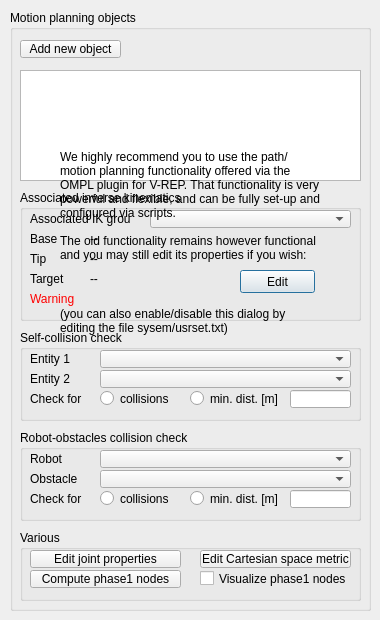
<?xml version="1.0" encoding="UTF-8"?>
<ui version="4.0">
 <class>CQDlgMotionPlanning</class>
 <widget class="QDialog" name="CQDlgMotionPlanning">
  <property name="geometry">
   <rect>
    <x>0</x>
    <y>0</y>
    <width>380</width>
    <height>620</height>
   </rect>
  </property>
  <property name="windowTitle">
   <string>Motion Planning</string>
  </property>
  <property name="locale">
   <locale language="English" country="UnitedStates"/>
  </property>
  <widget class="QGroupBox" name="qqMotionPlanningGroup">
   <property name="geometry">
    <rect>
     <x>10</x>
     <y>10</y>
     <width>361</width>
     <height>601</height>
    </rect>
   </property>
   <property name="title">
    <string>Motion planning objects</string>
   </property>
   <property name="flat">
    <bool>false</bool>
   </property>
   <widget class="QToolButton" name="qqAddNew">
    <property name="geometry">
     <rect>
      <x>10</x>
      <y>30</y>
      <width>101</width>
      <height>18</height>
     </rect>
    </property>
    <property name="focusPolicy">
     <enum>Qt::StrongFocus</enum>
    </property>
    <property name="text">
     <string>Add new object</string>
    </property>
   </widget>
   <widget class="QListWidget" name="qqList">
    <property name="geometry">
     <rect>
      <x>10</x>
      <y>60</y>
      <width>341</width>
      <height>111</height>
     </rect>
    </property>
   </widget>
   <widget class="QGroupBox" name="groupBox_3">
    <property name="geometry">
     <rect>
      <x>10</x>
      <y>320</y>
      <width>341</width>
      <height>91</height>
     </rect>
    </property>
    <property name="title">
     <string>Self-collision check</string>
    </property>
    <property name="flat">
     <bool>false</bool>
    </property>
    <widget class="QLineEdit" name="qqSelfDistDist">
     <property name="geometry">
      <rect>
       <x>270</x>
       <y>60</y>
       <width>61</width>
       <height>18</height>
      </rect>
     </property>
    </widget>
    <widget class="QLabel" name="label_4">
     <property name="geometry">
      <rect>
       <x>10</x>
       <y>20</y>
       <width>71</width>
       <height>18</height>
      </rect>
     </property>
     <property name="text">
      <string>Entity 1</string>
     </property>
    </widget>
    <widget class="QComboBox" name="qqEntity1Combo">
     <property name="geometry">
      <rect>
       <x>80</x>
       <y>20</y>
       <width>251</width>
       <height>18</height>
      </rect>
     </property>
    </widget>
    <widget class="QLabel" name="label_5">
     <property name="geometry">
      <rect>
       <x>10</x>
       <y>40</y>
       <width>71</width>
       <height>18</height>
      </rect>
     </property>
     <property name="text">
      <string>Entity 2</string>
     </property>
    </widget>
    <widget class="QComboBox" name="qqEntity2Combo">
     <property name="geometry">
      <rect>
       <x>80</x>
       <y>40</y>
       <width>251</width>
       <height>18</height>
      </rect>
     </property>
    </widget>
    <widget class="QRadioButton" name="qqSelfColl">
     <property name="geometry">
      <rect>
       <x>80</x>
       <y>60</y>
       <width>81</width>
       <height>17</height>
      </rect>
     </property>
     <property name="text">
      <string>collisions</string>
     </property>
     <property name="autoExclusive">
      <bool>false</bool>
     </property>
    </widget>
    <widget class="QLabel" name="label_6">
     <property name="geometry">
      <rect>
       <x>10</x>
       <y>60</y>
       <width>71</width>
       <height>18</height>
      </rect>
     </property>
     <property name="text">
      <string>Check for</string>
     </property>
    </widget>
    <widget class="QRadioButton" name="qqSelfDist">
     <property name="geometry">
      <rect>
       <x>170</x>
       <y>60</y>
       <width>101</width>
       <height>17</height>
      </rect>
     </property>
     <property name="text">
      <string>min. dist. [m]</string>
     </property>
     <property name="autoExclusive">
      <bool>false</bool>
     </property>
    </widget>
   </widget>
   <widget class="QGroupBox" name="groupBox_4">
    <property name="geometry">
     <rect>
      <x>10</x>
      <y>420</y>
      <width>341</width>
      <height>91</height>
     </rect>
    </property>
    <property name="title">
     <string>Robot-obstacles collision check</string>
    </property>
    <property name="flat">
     <bool>false</bool>
    </property>
    <widget class="QLineEdit" name="qqDistDist">
     <property name="geometry">
      <rect>
       <x>270</x>
       <y>60</y>
       <width>61</width>
       <height>18</height>
      </rect>
     </property>
    </widget>
    <widget class="QLabel" name="label_7">
     <property name="geometry">
      <rect>
       <x>10</x>
       <y>20</y>
       <width>71</width>
       <height>18</height>
      </rect>
     </property>
     <property name="text">
      <string>Robot</string>
     </property>
    </widget>
    <widget class="QComboBox" name="qqRobotCombo">
     <property name="geometry">
      <rect>
       <x>80</x>
       <y>20</y>
       <width>251</width>
       <height>18</height>
      </rect>
     </property>
    </widget>
    <widget class="QLabel" name="label_8">
     <property name="geometry">
      <rect>
       <x>10</x>
       <y>40</y>
       <width>71</width>
       <height>18</height>
      </rect>
     </property>
     <property name="text">
      <string>Obstacle</string>
     </property>
    </widget>
    <widget class="QComboBox" name="qqObstacleCombo">
     <property name="geometry">
      <rect>
       <x>80</x>
       <y>40</y>
       <width>251</width>
       <height>18</height>
      </rect>
     </property>
    </widget>
    <widget class="QRadioButton" name="qqColl">
     <property name="geometry">
      <rect>
       <x>80</x>
       <y>60</y>
       <width>81</width>
       <height>17</height>
      </rect>
     </property>
     <property name="text">
      <string>collisions</string>
     </property>
     <property name="autoExclusive">
      <bool>false</bool>
     </property>
    </widget>
    <widget class="QLabel" name="label_9">
     <property name="geometry">
      <rect>
       <x>10</x>
       <y>60</y>
       <width>71</width>
       <height>18</height>
      </rect>
     </property>
     <property name="text">
      <string>Check for</string>
     </property>
    </widget>
    <widget class="QRadioButton" name="qqDist">
     <property name="geometry">
      <rect>
       <x>170</x>
       <y>60</y>
       <width>101</width>
       <height>17</height>
      </rect>
     </property>
     <property name="text">
      <string>min. dist. [m]</string>
     </property>
     <property name="autoExclusive">
      <bool>false</bool>
     </property>
    </widget>
   </widget>
   <widget class="QGroupBox" name="groupBox_5">
    <property name="geometry">
     <rect>
      <x>10</x>
      <y>180</y>
      <width>341</width>
      <height>131</height>
     </rect>
    </property>
    <property name="title">
     <string>Associated inverse kinematics</string>
    </property>
    <property name="flat">
     <bool>false</bool>
    </property>
    <widget class="QLabel" name="label_10">
     <property name="geometry">
      <rect>
       <x>10</x>
       <y>20</y>
       <width>101</width>
       <height>18</height>
      </rect>
     </property>
     <property name="text">
      <string>Associated IK group</string>
     </property>
    </widget>
    <widget class="QComboBox" name="qqIkGroupCombo">
     <property name="geometry">
      <rect>
       <x>130</x>
       <y>20</y>
       <width>201</width>
       <height>18</height>
      </rect>
     </property>
    </widget>
    <widget class="QLabel" name="label_11">
     <property name="geometry">
      <rect>
       <x>10</x>
       <y>40</y>
       <width>51</width>
       <height>18</height>
      </rect>
     </property>
     <property name="text">
      <string>Base</string>
     </property>
    </widget>
    <widget class="QLabel" name="label_12">
     <property name="geometry">
      <rect>
       <x>10</x>
       <y>60</y>
       <width>51</width>
       <height>18</height>
      </rect>
     </property>
     <property name="text">
      <string>Tip</string>
     </property>
    </widget>
    <widget class="QLabel" name="label_13">
     <property name="geometry">
      <rect>
       <x>10</x>
       <y>80</y>
       <width>51</width>
       <height>18</height>
      </rect>
     </property>
     <property name="text">
      <string>Target</string>
     </property>
    </widget>
    <widget class="QLabel" name="qqBase">
     <property name="geometry">
      <rect>
       <x>70</x>
       <y>40</y>
       <width>261</width>
       <height>18</height>
      </rect>
     </property>
     <property name="text">
      <string>--</string>
     </property>
    </widget>
    <widget class="QLabel" name="qqTip">
     <property name="geometry">
      <rect>
       <x>70</x>
       <y>60</y>
       <width>261</width>
       <height>18</height>
      </rect>
     </property>
     <property name="text">
      <string>--</string>
     </property>
    </widget>
    <widget class="QLabel" name="qqTarget">
     <property name="geometry">
      <rect>
       <x>70</x>
       <y>80</y>
       <width>261</width>
       <height>18</height>
      </rect>
     </property>
     <property name="text">
      <string>--</string>
     </property>
    </widget>
    <widget class="QLabel" name="qqWarning">
     <property name="geometry">
      <rect>
       <x>10</x>
       <y>100</y>
       <width>321</width>
       <height>18</height>
      </rect>
     </property>
     <property name="palette">
      <palette>
       <active>
        <colorrole role="WindowText">
         <brush brushstyle="SolidPattern">
          <color alpha="255">
           <red>255</red>
           <green>0</green>
           <blue>0</blue>
          </color>
         </brush>
        </colorrole>
        <colorrole role="Button">
         <brush brushstyle="SolidPattern">
          <color alpha="255">
           <red>255</red>
           <green>0</green>
           <blue>0</blue>
          </color>
         </brush>
        </colorrole>
        <colorrole role="Light">
         <brush brushstyle="SolidPattern">
          <color alpha="255">
           <red>255</red>
           <green>127</green>
           <blue>127</blue>
          </color>
         </brush>
        </colorrole>
        <colorrole role="Midlight">
         <brush brushstyle="SolidPattern">
          <color alpha="255">
           <red>255</red>
           <green>63</green>
           <blue>63</blue>
          </color>
         </brush>
        </colorrole>
        <colorrole role="Dark">
         <brush brushstyle="SolidPattern">
          <color alpha="255">
           <red>127</red>
           <green>0</green>
           <blue>0</blue>
          </color>
         </brush>
        </colorrole>
        <colorrole role="Mid">
         <brush brushstyle="SolidPattern">
          <color alpha="255">
           <red>170</red>
           <green>0</green>
           <blue>0</blue>
          </color>
         </brush>
        </colorrole>
        <colorrole role="Text">
         <brush brushstyle="SolidPattern">
          <color alpha="255">
           <red>255</red>
           <green>0</green>
           <blue>0</blue>
          </color>
         </brush>
        </colorrole>
        <colorrole role="BrightText">
         <brush brushstyle="SolidPattern">
          <color alpha="255">
           <red>255</red>
           <green>255</green>
           <blue>255</blue>
          </color>
         </brush>
        </colorrole>
        <colorrole role="ButtonText">
         <brush brushstyle="SolidPattern">
          <color alpha="255">
           <red>0</red>
           <green>0</green>
           <blue>0</blue>
          </color>
         </brush>
        </colorrole>
        <colorrole role="Base">
         <brush brushstyle="SolidPattern">
          <color alpha="255">
           <red>255</red>
           <green>255</green>
           <blue>255</blue>
          </color>
         </brush>
        </colorrole>
        <colorrole role="Window">
         <brush brushstyle="SolidPattern">
          <color alpha="255">
           <red>255</red>
           <green>0</green>
           <blue>0</blue>
          </color>
         </brush>
        </colorrole>
        <colorrole role="Shadow">
         <brush brushstyle="SolidPattern">
          <color alpha="255">
           <red>0</red>
           <green>0</green>
           <blue>0</blue>
          </color>
         </brush>
        </colorrole>
        <colorrole role="AlternateBase">
         <brush brushstyle="SolidPattern">
          <color alpha="255">
           <red>255</red>
           <green>127</green>
           <blue>127</blue>
          </color>
         </brush>
        </colorrole>
        <colorrole role="ToolTipBase">
         <brush brushstyle="SolidPattern">
          <color alpha="255">
           <red>255</red>
           <green>255</green>
           <blue>220</blue>
          </color>
         </brush>
        </colorrole>
        <colorrole role="ToolTipText">
         <brush brushstyle="SolidPattern">
          <color alpha="255">
           <red>0</red>
           <green>0</green>
           <blue>0</blue>
          </color>
         </brush>
        </colorrole>
       </active>
       <inactive>
        <colorrole role="WindowText">
         <brush brushstyle="SolidPattern">
          <color alpha="255">
           <red>255</red>
           <green>0</green>
           <blue>0</blue>
          </color>
         </brush>
        </colorrole>
        <colorrole role="Button">
         <brush brushstyle="SolidPattern">
          <color alpha="255">
           <red>255</red>
           <green>0</green>
           <blue>0</blue>
          </color>
         </brush>
        </colorrole>
        <colorrole role="Light">
         <brush brushstyle="SolidPattern">
          <color alpha="255">
           <red>255</red>
           <green>127</green>
           <blue>127</blue>
          </color>
         </brush>
        </colorrole>
        <colorrole role="Midlight">
         <brush brushstyle="SolidPattern">
          <color alpha="255">
           <red>255</red>
           <green>63</green>
           <blue>63</blue>
          </color>
         </brush>
        </colorrole>
        <colorrole role="Dark">
         <brush brushstyle="SolidPattern">
          <color alpha="255">
           <red>127</red>
           <green>0</green>
           <blue>0</blue>
          </color>
         </brush>
        </colorrole>
        <colorrole role="Mid">
         <brush brushstyle="SolidPattern">
          <color alpha="255">
           <red>170</red>
           <green>0</green>
           <blue>0</blue>
          </color>
         </brush>
        </colorrole>
        <colorrole role="Text">
         <brush brushstyle="SolidPattern">
          <color alpha="255">
           <red>255</red>
           <green>0</green>
           <blue>0</blue>
          </color>
         </brush>
        </colorrole>
        <colorrole role="BrightText">
         <brush brushstyle="SolidPattern">
          <color alpha="255">
           <red>255</red>
           <green>255</green>
           <blue>255</blue>
          </color>
         </brush>
        </colorrole>
        <colorrole role="ButtonText">
         <brush brushstyle="SolidPattern">
          <color alpha="255">
           <red>0</red>
           <green>0</green>
           <blue>0</blue>
          </color>
         </brush>
        </colorrole>
        <colorrole role="Base">
         <brush brushstyle="SolidPattern">
          <color alpha="255">
           <red>255</red>
           <green>255</green>
           <blue>255</blue>
          </color>
         </brush>
        </colorrole>
        <colorrole role="Window">
         <brush brushstyle="SolidPattern">
          <color alpha="255">
           <red>255</red>
           <green>0</green>
           <blue>0</blue>
          </color>
         </brush>
        </colorrole>
        <colorrole role="Shadow">
         <brush brushstyle="SolidPattern">
          <color alpha="255">
           <red>0</red>
           <green>0</green>
           <blue>0</blue>
          </color>
         </brush>
        </colorrole>
        <colorrole role="AlternateBase">
         <brush brushstyle="SolidPattern">
          <color alpha="255">
           <red>255</red>
           <green>127</green>
           <blue>127</blue>
          </color>
         </brush>
        </colorrole>
        <colorrole role="ToolTipBase">
         <brush brushstyle="SolidPattern">
          <color alpha="255">
           <red>255</red>
           <green>255</green>
           <blue>220</blue>
          </color>
         </brush>
        </colorrole>
        <colorrole role="ToolTipText">
         <brush brushstyle="SolidPattern">
          <color alpha="255">
           <red>0</red>
           <green>0</green>
           <blue>0</blue>
          </color>
         </brush>
        </colorrole>
       </inactive>
       <disabled>
        <colorrole role="WindowText">
         <brush brushstyle="SolidPattern">
          <color alpha="255">
           <red>127</red>
           <green>0</green>
           <blue>0</blue>
          </color>
         </brush>
        </colorrole>
        <colorrole role="Button">
         <brush brushstyle="SolidPattern">
          <color alpha="255">
           <red>255</red>
           <green>0</green>
           <blue>0</blue>
          </color>
         </brush>
        </colorrole>
        <colorrole role="Light">
         <brush brushstyle="SolidPattern">
          <color alpha="255">
           <red>255</red>
           <green>127</green>
           <blue>127</blue>
          </color>
         </brush>
        </colorrole>
        <colorrole role="Midlight">
         <brush brushstyle="SolidPattern">
          <color alpha="255">
           <red>255</red>
           <green>63</green>
           <blue>63</blue>
          </color>
         </brush>
        </colorrole>
        <colorrole role="Dark">
         <brush brushstyle="SolidPattern">
          <color alpha="255">
           <red>127</red>
           <green>0</green>
           <blue>0</blue>
          </color>
         </brush>
        </colorrole>
        <colorrole role="Mid">
         <brush brushstyle="SolidPattern">
          <color alpha="255">
           <red>170</red>
           <green>0</green>
           <blue>0</blue>
          </color>
         </brush>
        </colorrole>
        <colorrole role="Text">
         <brush brushstyle="SolidPattern">
          <color alpha="255">
           <red>127</red>
           <green>0</green>
           <blue>0</blue>
          </color>
         </brush>
        </colorrole>
        <colorrole role="BrightText">
         <brush brushstyle="SolidPattern">
          <color alpha="255">
           <red>255</red>
           <green>255</green>
           <blue>255</blue>
          </color>
         </brush>
        </colorrole>
        <colorrole role="ButtonText">
         <brush brushstyle="SolidPattern">
          <color alpha="255">
           <red>127</red>
           <green>0</green>
           <blue>0</blue>
          </color>
         </brush>
        </colorrole>
        <colorrole role="Base">
         <brush brushstyle="SolidPattern">
          <color alpha="255">
           <red>255</red>
           <green>0</green>
           <blue>0</blue>
          </color>
         </brush>
        </colorrole>
        <colorrole role="Window">
         <brush brushstyle="SolidPattern">
          <color alpha="255">
           <red>255</red>
           <green>0</green>
           <blue>0</blue>
          </color>
         </brush>
        </colorrole>
        <colorrole role="Shadow">
         <brush brushstyle="SolidPattern">
          <color alpha="255">
           <red>0</red>
           <green>0</green>
           <blue>0</blue>
          </color>
         </brush>
        </colorrole>
        <colorrole role="AlternateBase">
         <brush brushstyle="SolidPattern">
          <color alpha="255">
           <red>255</red>
           <green>0</green>
           <blue>0</blue>
          </color>
         </brush>
        </colorrole>
        <colorrole role="ToolTipBase">
         <brush brushstyle="SolidPattern">
          <color alpha="255">
           <red>255</red>
           <green>255</green>
           <blue>220</blue>
          </color>
         </brush>
        </colorrole>
        <colorrole role="ToolTipText">
         <brush brushstyle="SolidPattern">
          <color alpha="255">
           <red>0</red>
           <green>0</green>
           <blue>0</blue>
          </color>
         </brush>
        </colorrole>
       </disabled>
      </palette>
     </property>
     <property name="text">
      <string>Warning</string>
     </property>
    </widget>
   </widget>
   <widget class="QGroupBox" name="groupBox_6">
    <property name="geometry">
     <rect>
      <x>10</x>
      <y>520</y>
      <width>341</width>
      <height>71</height>
     </rect>
    </property>
    <property name="title">
     <string>Various</string>
    </property>
    <property name="flat">
     <bool>false</bool>
    </property>
    <widget class="QToolButton" name="qqEditJointProp">
     <property name="geometry">
      <rect>
       <x>10</x>
       <y>20</y>
       <width>151</width>
       <height>18</height>
      </rect>
     </property>
     <property name="focusPolicy">
      <enum>Qt::StrongFocus</enum>
     </property>
     <property name="text">
      <string>Edit joint properties</string>
     </property>
    </widget>
    <widget class="QToolButton" name="qqEditWorkspaceMetric">
     <property name="geometry">
      <rect>
       <x>180</x>
       <y>20</y>
       <width>151</width>
       <height>18</height>
      </rect>
     </property>
     <property name="focusPolicy">
      <enum>Qt::StrongFocus</enum>
     </property>
     <property name="text">
      <string>Edit Cartesian space metric</string>
     </property>
    </widget>
    <widget class="QToolButton" name="qqComputeNodes">
     <property name="geometry">
      <rect>
       <x>10</x>
       <y>40</y>
       <width>151</width>
       <height>18</height>
      </rect>
     </property>
     <property name="focusPolicy">
      <enum>Qt::StrongFocus</enum>
     </property>
     <property name="text">
      <string>Compute phase1 nodes</string>
     </property>
    </widget>
    <widget class="QCheckBox" name="showPhase1Nodes">
     <property name="geometry">
      <rect>
       <x>180</x>
       <y>40</y>
       <width>151</width>
       <height>17</height>
      </rect>
     </property>
     <property name="text">
      <string>Visualize phase1 nodes</string>
     </property>
    </widget>
   </widget>
  </widget>
  <widget class="QLabel" name="qqNoFuncTxt1">
   <property name="geometry">
    <rect>
     <x>60</x>
     <y>140</y>
     <width>261</width>
     <height>131</height>
    </rect>
   </property>
   <property name="text">
    <string>We highly recommend you to use the path/motion planning functionality offered via the OMPL plugin for V-REP. That functionality is very powerful and flexible, and can be fully set-up and configured via scripts.

The old functionality remains however functional and you may still edit its properties if you wish:</string>
   </property>
   <property name="wordWrap">
    <bool>true</bool>
   </property>
  </widget>
  <widget class="QPushButton" name="qqNoFuncButton">
   <property name="geometry">
    <rect>
     <x>240</x>
     <y>270</y>
     <width>75</width>
     <height>23</height>
    </rect>
   </property>
   <property name="text">
    <string>Edit</string>
   </property>
  </widget>
  <widget class="QLabel" name="qqNoFuncTxt2">
   <property name="geometry">
    <rect>
     <x>60</x>
     <y>300</y>
     <width>261</width>
     <height>41</height>
    </rect>
   </property>
   <property name="text">
    <string>(you can also enable/disable this dialog by editing the file sysem/usrset.txt)</string>
   </property>
   <property name="wordWrap">
    <bool>true</bool>
   </property>
  </widget>
 </widget>
 <tabstops>
  <tabstop>qqAddNew</tabstop>
  <tabstop>qqList</tabstop>
  <tabstop>qqIkGroupCombo</tabstop>
  <tabstop>qqEntity1Combo</tabstop>
  <tabstop>qqEntity2Combo</tabstop>
  <tabstop>qqSelfColl</tabstop>
  <tabstop>qqSelfDist</tabstop>
  <tabstop>qqSelfDistDist</tabstop>
  <tabstop>qqRobotCombo</tabstop>
  <tabstop>qqObstacleCombo</tabstop>
  <tabstop>qqColl</tabstop>
  <tabstop>qqDist</tabstop>
  <tabstop>qqDistDist</tabstop>
  <tabstop>qqEditJointProp</tabstop>
  <tabstop>qqEditWorkspaceMetric</tabstop>
  <tabstop>qqComputeNodes</tabstop>
 </tabstops>
 <resources/>
 <connections/>
</ui>
